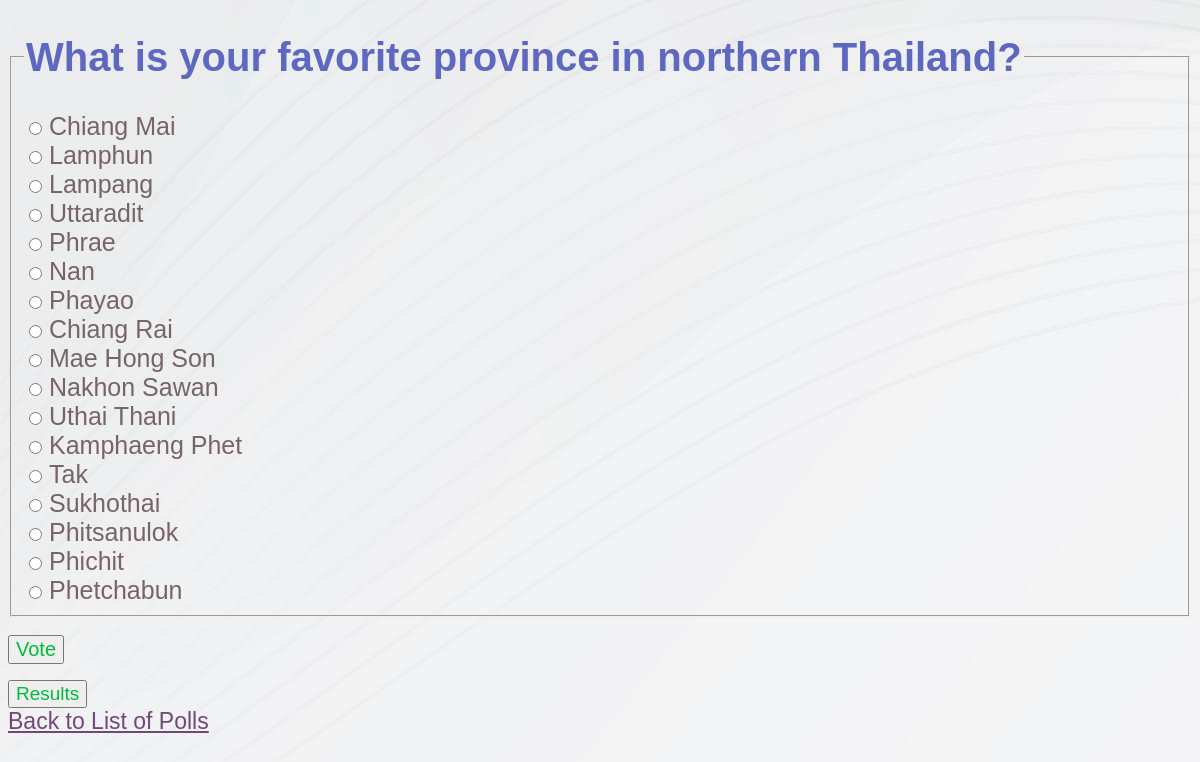
Screenshot of /polls/5/ (signed in) with the database file from the repository.
### polls/models.py (models this page shows, shortened)
class Question(models.Model):
    question_text = models.CharField(max_length=200)
    pub_date = models.DateTimeField('date published')
    end_date = models.DateTimeField('end date', null=True)
    def is_published(self):
        now = timezone.now()
        return now >= self.pub_date
    def can_vote(self):
        now = timezone.now()
        if self.end_date is None:
            return True
        return self.pub_date <= now <= self.end_date

class Choice(models.Model):
    question = models.ForeignKey(Question, on_delete=models.CASCADE)
    choice_text = models.CharField(max_length=200)

### polls/views.py (the view, shortened to what this page needs)
# urls.py: path('<int:pk>/', views.DetailView.as_view(), name='detail'),
class DetailView(LoginRequiredMixin, generic.DetailView):
    model = Question
    template_name = 'polls/detail.html'
    def get(self, request, *args, **kwargs):
        try:
            question = Question.objects.get(pk=kwargs['pk'])
            if not question.is_published():
                messages.error(request, 'Poll is unpublished.')
                return HttpResponseRedirect(reverse('polls:index'))
            if not question.can_vote():
                messages.error(request, 'Voting are not allow.')
                return HttpResponseRedirect(reverse('polls:index'))
        except Question.DoesNotExist:
            messages.error(request, 'This poll is invalid.')
            return HttpResponseRedirect(reverse('polls:index'))
        else:
            try:
                user_vote = Vote.objects.get(user=request.user, choice__in=question.choice_set.all()).choice
            except Vote.DoesNotExist:
                user_vote = ''
            return render(request, 'polls/detail.html', {
                    'question': question,
                    'voted': user_vote, })

### polls/templates/polls/detail.html (shortened to what this page needs)
{% load static %}
<link rel="stylesheet" href="{% static 'polls/style.css' %}">
<form action="{% url 'polls:vote' question.id %}" method="post">
<fieldset>
    <legend><h1>{{ question.question_text }}</h1></legend>
    {% for choice in question.choice_set.all %}
        {% if voted.choice_text == choice.choice_text %}
            <input type="radio" name="choice" id="selected choice" value="{{ choice_id }}" checked>
            <label for="selected choice">{{ choice.choice_text }}</label><br>
        {% else %}
            <input type="radio" name="choice" id="choice{{ forloop.counter }}" value="{{ choice.id }}">
            <label for="choice{{ forloop.counter }}">{{ choice.choice_text }}</label><br>
        {% endif %}
    {% endfor %}
</fieldset> <br>
<input type="submit" value="Vote"><br>
</form>
<a href="{% url 'polls:results' question.id %}"><Button>Results</button></a><br>
<a href="{% url 'polls:index' %}">Back to List of Polls</a>

### polls/static/polls/style.css (style rules this page uses)
h1 { font-family: Helvetica, Arial, sans-serif; color: #5F68C0; text-align: center; font-size: 40px; }
a { font-family: Helvetica, Arial, sans-serif; font-size: 23px; color: #72487A; }
button { font-family: Helvetica, Arial, sans-serif; font-size: 19px; color: #00BB3C; }
input { font-family: Helvetica, Arial, sans-serif; font-size: 20px; color: #00BB3C; }
label { font-family: Helvetica, Arial, sans-serif; font-size: 25px; color: #776467; }

### rows the page displays
Question: question_text "What is your favorite province in northern Thailand?"
Choice: choice_text "Chiang Mai"
Choice: choice_text "Lamphun"
Choice: choice_text "Lampang"
Choice: choice_text "Uttaradit"
Choice: choice_text "Phrae"
Choice: choice_text "Nan"
Choice: choice_text "Phayao"
Choice: choice_text "Chiang Rai"
Choice: choice_text "Mae Hong Son"
Choice: choice_text "Nakhon Sawan"
Choice: choice_text "Uthai Thani"
Choice: choice_text "Kamphaeng Phet"
Choice: choice_text "Tak"
Choice: choice_text "Sukhothai"
Choice: choice_text "Phitsanulok"
Choice: choice_text "Phichit"
Choice: choice_text "Phetchabun"
